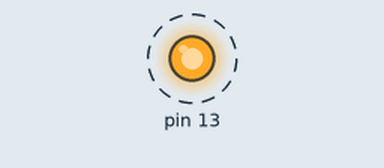
The sketch below on a simulated Arduino Uno, built with avr-gcc and run on an emulated ATmega328P. On the bench: output pins drawn as LEDs (lit = HIGH). Dashed ring = blinking.

Above: at 0.1 s.
Timing chart, 0 to 3.0 s (numbered marks = the images above):
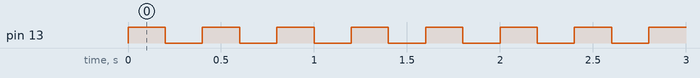

The sketch:

BlinkLed2.ino
```cpp
void blinkLed(int delayTime)
{
        digitalWrite(13, HIGH);
        delay(delayTime);
        digitalWrite(13, LOW);
        delay(delayTime);
}

void setup()
{
	pinMode(13, OUTPUT);
}

void loop()
{
	blinkLed(200);
}
```

Measured:
- by itself, pin 13: alternates HIGH for 0.20 s and LOW for 0.20 s
